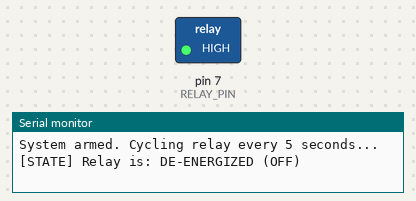
This sketch was run on a simulated Arduino Uno, built with avr-gcc and run on an emulated ATmega328P. Parts: switched loads named in the sketch (green lamp = pin HIGH), the last lines printed to the serial monitor.

Above: at 2.5 s.
At 7.5 s:
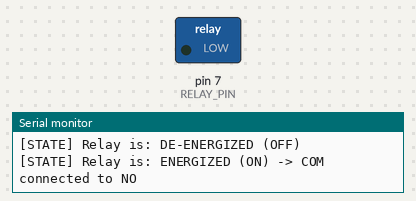
Timing chart, 0 to 13.2 s (numbered marks = the images above):
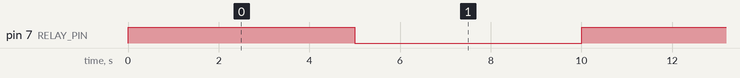

The sketch:

Day_16_Relay_Control.ino
```cpp
/*
 * 100 Projects with Arduino - Day 16
 * Project: Relay Module Control (High Power Switching)
 *
 * DESCRIPTION:
 * This project demonstrates how to interface an electromagnetic relay module with the Arduino.
 * To maintain professional coding standards, the relay is cycled at a regular, non-blocking
 * 5-second interval using millis() timing. The sketch is configured to support both Active-Low
 * and Active-High relay boards via flexible code definitions.
 *
 * THEORY OF OPERATION:
 * 1. Galvanic Isolation: A microcontroller runs on 5V and can output a maximum of 20-40 mA per pin.
 *    High-power appliances (lightbulbs, AC motors, heaters) run on high voltages (12V, 24V, or
 * 120V/240V AC) and draw amperes of current. Connecting these directly to the Arduino would destroy
 * the chip. A relay provides **galvanic isolation**, separating the low-power control circuit from
 * the high-power load circuit using an air gap.
 * 2. Electromagnetic Coil Mechanics:
 *    Inside the relay casing is an electromagnet (coil) surrounding an iron core.
 *    - When the Arduino pin supplies current, the coil is energized, generating a magnetic field.
 *    - This field attracts a pivoting steel arm (armature).
 *    - The armature physically moves the electrical contacts, switching the load circuit.
 * 3. Relay Module Terminal Physics:
 *    - Common (COM): The central terminal where the load supply wire is connected.
 *    - Normally Closed (NC): The load is connected to COM when the relay is de-energized.
 *      (Closed circuit = ON by default).
 *    - Normally Open (NO): The load is disconnected when the relay is de-energized.
 *      (Open circuit = OFF by default). It closes and completes the circuit only when energized.
 * 4. Optocoupled Isolation & Active-Low Triggering:
 *    Most Arduino relay modules use an **optocoupler** (an internal LED and phototransistor).
 *    This completely isolates the Arduino electrically. These modules are often **Active-Low**:
 *    - Writing `LOW` (GND) draws current through the opto-LED, activating the relay.
 *    - Writing `HIGH` (5V) stops current flow, deactivating the relay.
 *
 * WIRING:
 * - Relay VCC  -> Arduino 5V
 * - Relay GND  -> Arduino GND
 * - Relay IN   -> Arduino Pin 7 (Digital output)
 *
 * WARNING:
 * This project is designed for switching low-voltage loads (e.g. a 5V/12V DC motor, battery-powered
 * LED strips).
 * **NEVER work with high-voltage mains electricity (120V/240V AC) unless you are a qualified
 * electrician.** High voltages can cause fatal shocks and fire hazards.
 */

// --- CONFIGURATION: RELAY ACTIVE STATE ---
// Standard Arduino relay modules with optocouplers are typically Active-Low (trigger on LOW).
// Set to 'LOW' for Active-Low modules, or 'HIGH' for Active-High modules.
#define RELAY_ACTIVE_STATE LOW

// Calculate the opposing off state mathematically
const int RELAY_ON = RELAY_ACTIVE_STATE;
const int RELAY_OFF = (RELAY_ACTIVE_STATE == LOW) ? HIGH : LOW;

// --- PIN DEFINITIONS ---
const int RELAY_PIN = 7;  // Pin connected to the relay control input (IN)

// --- STATE VARIABLES ---
bool relayArmedState = false;               // Tracks the logical state of the relay (ON or OFF)
unsigned long lastSwitchTime = 0;           // Stores the timestamp of the last switch event
const unsigned long switchInterval = 5000;  // Switch interval in ms (5 seconds)

void setup() {
  // Initialize Serial Monitor
  Serial.begin(9600);

  // Configure the relay control pin as an output
  pinMode(RELAY_PIN, OUTPUT);

  // Set the initial state to OFF immediately during boot to prevent accidental load triggering
  digitalWrite(RELAY_PIN, RELAY_OFF);

  Serial.println("==================================================");
  Serial.println("Day 16: Relay Module Controller (Galvanic Isolation)");
  Serial.println("==================================================");
  Serial.println("System armed. Cycling relay every 5 seconds...");
  Serial.println("[STATE] Relay is: DE-ENERGIZED (OFF)");
}

void loop() {
  unsigned long currentTime = millis();

  // Step 1: Cycle the relay at scheduled non-blocking interval
  if (currentTime - lastSwitchTime >= switchInterval) {
    lastSwitchTime = currentTime;

    // Toggle the logical state
    relayArmedState = !relayArmedState;

    // Apply the active state values to the pin
    if (relayArmedState) {
      digitalWrite(RELAY_PIN, RELAY_ON);
      Serial.println("[STATE] Relay is: ENERGIZED (ON) -> COM connected to NO");
    } else {
      digitalWrite(RELAY_PIN, RELAY_OFF);
      Serial.println("[STATE] Relay is: DE-ENERGIZED (OFF) -> COM connected to NC");
    }
  }

  // The loop is non-blocking. Background tasks like reading sensors can run here
}
```

Measured:
- by itself, pin 7 (RELAY_PIN): alternates HIGH for 5.0 s and LOW for 5.0 s
